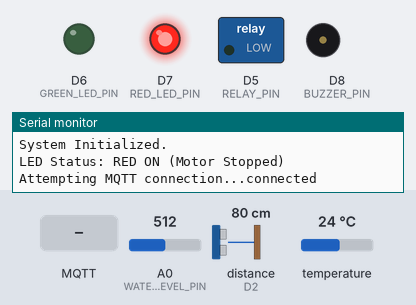
Bench run of a sketch on a simulated ESP8266 (NodeMCU). Shown: switched loads named in the sketch (green lamp = pin HIGH), output pins drawn as LEDs (lit = HIGH), buzzer (waves = sounding), the last lines printed to the serial monitor. Wiring (inferred from the names in the program): ultrasonic range finder: trigger D1; echo D2. The inputs (shaded band) are chosen by the test bench; at power-on: distance to the obstacle (sensor on D2) 80 cm, A0 (WATER_LEVEL_PIN) = 512, temperature 24 °C. The echo pulse lasts 58.3 µs per cm; WiFi joins after 1.5 s; servers stay silent unless stated; random numbers use the default seed unless the sketch sets one; EEPROM starts erased; no MQTT or app messages arrive unless stated; pins used as bus, display or sensor lines are not drawn.

Above: at 2.7 s.
2.8 s: distance to the obstacle (sensor on D2) set to 12 cm
6.4 s: distance to the obstacle (sensor on D2) set to 9 cm
9.9 s: MQTT message "STOP" arrives on the first subscribed topic
At 11.2 s:
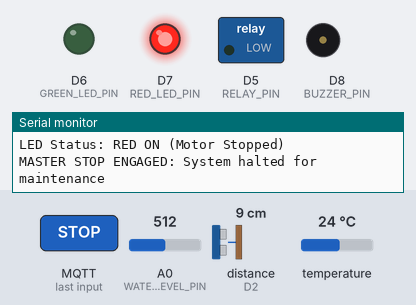
11.5 s: MQTT message "PUMP_ON" arrives on the first subscribed topic
At 12.7 s:
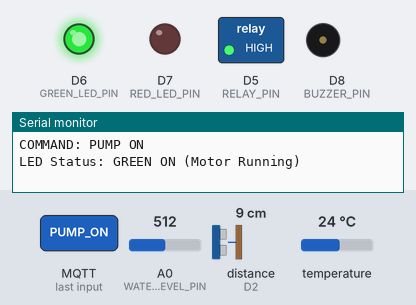
15.0 s: MQTT message "PUMP_OFF" arrives on the first subscribed topic
At 16.0 s:
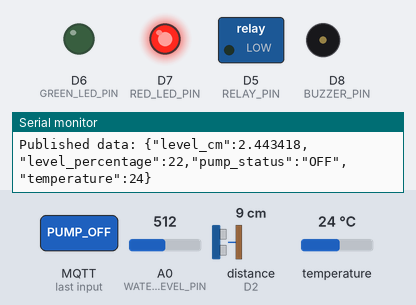
Timing chart, 0 to 18.0 s (numbered marks = the images above; inputs shaded):
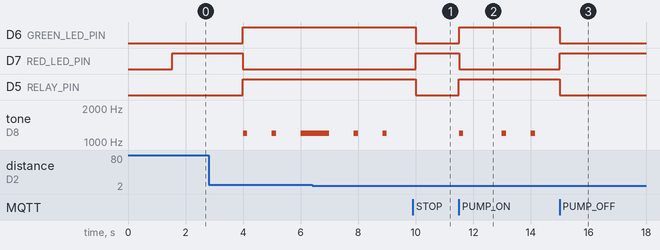

The sketch:

tank_latest_after_temp_ino.ino
```cpp
/*
 * -----------------------------------------------------------------------------
 * Intelligent Water Level Controller with MQTT Communication - FINAL VERSION
 * This version includes a master STOP command for maintenance and improved buzzer logic.
 * -----------------------------------------------------------------------------
 */
#include <ESP8266WiFi.h>
#include <PubSubClient.h>
#include <ArduinoJson.h>
#include <EEPROM.h>
// --- NEW: Libraries for the temperature sensor ---
#include <OneWire.h>
#include <DallasTemperature.h>

// --- WI-FI CREDENTIALS ---
const char* ssid = "DNS";
const char* password = "@LIONASHISH@";

// --- MQTT BROKER DETAILS ---
const char* mqtt_server = "broker.hivemq.com";
const int mqtt_port = 1883;

// --- MQTT TOPICS ---
const char* data_topic = "iot-projects/water-tank-123/data";
const char* command_topic = "iot-projects/water-tank-123/command";
const char* config_topic = "iot-projects/water-tank-123/config";

// --- WIFI & MQTT CLIENTS ---
WiFiClient espClient;
PubSubClient client(espClient);

// --- MACHINE LEARNING MODEL COEFFICIENTS ---
const float w1 = 0.002772;
const float w2 = -0.901014;
const float bias = 9.136660;

// --- HARDWARE PIN DEFINITIONS ---
const int ULTRASONIC_TRIG_PIN = D1;
const int ULTRASONIC_ECHO_PIN = D2;
const int WATER_LEVEL_PIN = A0;
const int RELAY_PIN = D5;
const int BUZZER_PIN = D8;
// --- LED Pins ---
const int GREEN_LED_PIN = D6;   // Green LED for motor ON
const int RED_LED_PIN = D7;     // Red LED for motor OFF

// --- NEW: Define the pin for the DS18B20 temperature sensor ---
const int ONEWIRE_BUS_PIN = D3;

// --- NEW: Setup a oneWire instance and pass it to Dallas Temperature sensor ---
OneWire oneWire(ONEWIRE_BUS_PIN);
DallasTemperature sensors(&oneWire);

// --- SYSTEM SETTINGS ---
const int NUM_READINGS = 20;
const float TANK_MAX_HEIGHT_CM = 9.5;
float PUMP_ON_THRESHOLD_CM;
float PUMP_OFF_THRESHOLD_CM;

// --- STATE TRACKING ---
bool isPumpOn = false;
unsigned long lastMsg = 0;

// --- Sweet alarm state tracking ---
unsigned long previousBeepMillis = 0;
const long beepOnDuration = 150; // ms
const long beepOffDuration = 850; // ms
bool isBuzzerOnState = false; // To track if the buzzer is currently sounding in the beep cycle

// --- A flag to track if the system is manually stopped ---
bool manualStopEngaged = false;
bool isAutoMode = true; // Let's assume auto mode is default

// --- EEPROM address locations ---
#define EEPROM_MAGIC_KEY 0xAB
#define EEPROM_ADDR_MAGIC 0
#define EEPROM_ADDR_ON_THRESH 1
#define EEPROM_ADDR_OFF_THRESH 5

// --- Function Declarations ---
void saveThresholdsToEEPROM();
void loadThresholdsFromEEPROM();
void setup_wifi();
void callback(char* topic, byte* payload, unsigned int length);
void reconnect();
void controlPump(bool turnOn);
void updateLEDs(); // Function to update LED status

void saveThresholdsToEEPROM() {
  EEPROM.write(EEPROM_ADDR_MAGIC, EEPROM_MAGIC_KEY);
  EEPROM.put(EEPROM_ADDR_ON_THRESH, PUMP_ON_THRESHOLD_CM);
  EEPROM.put(EEPROM_ADDR_OFF_THRESH, PUMP_OFF_THRESHOLD_CM);
  if (EEPROM.commit()) {
    Serial.println("Thresholds successfully saved to EEPROM.");
  } else {
    Serial.println("ERROR: Failed to save thresholds to EEPROM.");
  }
}

void loadThresholdsFromEEPROM() {
  if (EEPROM.read(EEPROM_ADDR_MAGIC) == EEPROM_MAGIC_KEY) {
    EEPROM.get(EEPROM_ADDR_ON_THRESH, PUMP_ON_THRESHOLD_CM);
    EEPROM.get(EEPROM_ADDR_OFF_THRESH, PUMP_OFF_THRESHOLD_CM);
    Serial.println("Loaded thresholds from EEPROM.");
  } else {
    Serial.println("EEPROM is empty. Using and saving default thresholds.");
    PUMP_ON_THRESHOLD_CM = 1.5;
    PUMP_OFF_THRESHOLD_CM = 7.0;
    saveThresholdsToEEPROM();
  }
  Serial.print("Current Pump ON threshold (cm): "); Serial.println(PUMP_ON_THRESHOLD_CM);
  Serial.print("Current Pump OFF threshold (cm): "); Serial.println(PUMP_OFF_THRESHOLD_CM);
}

void setup() {
  Serial.begin(115200);

  // Initialize pins
  pinMode(ULTRASONIC_TRIG_PIN, OUTPUT);
  pinMode(ULTRASONIC_ECHO_PIN, INPUT);
  pinMode(RELAY_PIN, OUTPUT);
  pinMode(BUZZER_PIN, OUTPUT);
  // Initialize LED pins
  pinMode(GREEN_LED_PIN, OUTPUT);
  pinMode(RED_LED_PIN, OUTPUT);

  // Set initial states
  digitalWrite(RELAY_PIN, LOW);
  digitalWrite(BUZZER_PIN, LOW);
  // Initialize LEDs (both OFF initially)
  digitalWrite(GREEN_LED_PIN, LOW);
  digitalWrite(RED_LED_PIN, LOW);

  // --- NEW: Start the temperature sensor ---
  sensors.begin();

  EEPROM.begin(512);
  loadThresholdsFromEEPROM();

  setup_wifi();
  client.setServer(mqtt_server, mqtt_port);
  client.setCallback(callback);

  Serial.println("System Initialized.");

  // Update LEDs to show initial state
  updateLEDs();
}

void loop() {
  if (!client.connected()) {
    reconnect();
  }
  client.loop();

  // --- Handle the alarm beeping pattern ---
  unsigned long currentMillis = millis();
  if (isPumpOn) {
      if (isBuzzerOnState) { // If the buzzer is currently ON
          if (currentMillis - previousBeepMillis >= beepOnDuration) {
              previousBeepMillis = currentMillis;
              isBuzzerOnState = false;
              noTone(BUZZER_PIN); // Turn it OFF
          }
      } else { // If the buzzer is currently OFF
          if (currentMillis - previousBeepMillis >= beepOffDuration) {
              previousBeepMillis = currentMillis;
              isBuzzerOnState = true;
              tone(BUZZER_PIN, 1200); // Turn it ON with a "sweeter" tone
          }
      }
  }

  unsigned long now = millis();
  if (now - lastMsg > 3000) {
    lastMsg = now;

    // Sensor reading logic
    long totalWaterRawValue = 0;
    float totalDistanceCm = 0;
    int validReadings = 0;
    for (int i = 0; i < NUM_READINGS; i++) {
      totalWaterRawValue += analogRead(WATER_LEVEL_PIN);
      digitalWrite(ULTRASONIC_TRIG_PIN, LOW);
      delayMicroseconds(2);
      digitalWrite(ULTRASONIC_TRIG_PIN, HIGH);
      delayMicroseconds(10);
      digitalWrite(ULTRASONIC_TRIG_PIN, LOW);
      long duration = pulseIn(ULTRASONIC_ECHO_PIN, HIGH, 50000);
      if (duration > 0) {
        totalDistanceCm += (duration * 0.0343) / 2.0;
        validReadings++;
      }
      delay(10);
    }
    if (validReadings == 0) return;
    int cap_raw = totalWaterRawValue / NUM_READINGS;
    float ultra_cm = totalDistanceCm / validReadings;
    float predicted_level_cm = constrain((w1 * cap_raw) + (w2 * ultra_cm) + bias, 0.0, 10.0);
    int level_percentage = map(predicted_level_cm, 0, TANK_MAX_HEIGHT_CM, 0, 100);
    level_percentage = constrain(level_percentage, 0, 100);

    // --- NEW: Read the temperature ---
    sensors.requestTemperatures();
    float temperatureC = sensors.getTempCByIndex(0);
    if(temperatureC == DEVICE_DISCONNECTED_C) {
        Serial.println("Error: Could not read temperature data");
        temperatureC = -1.0; // Send an invalid value if sensor fails
    }

    // --- Automatic pump control logic ---
    // Only run the automatic logic if auto mode is on AND the system is not manually stopped.
    if (isAutoMode && !manualStopEngaged) {
      if (!isPumpOn && predicted_level_cm <= PUMP_ON_THRESHOLD_CM) {
        controlPump(true);
      } else if (isPumpOn && predicted_level_cm >= PUMP_OFF_THRESHOLD_CM) {
        controlPump(false);
      }
    }

    // Publishing data logic
    StaticJsonDocument<256> doc; // Increased size slightly for new data
    doc["level_cm"] = predicted_level_cm;
    doc["level_percentage"] = level_percentage;
    doc["pump_status"] = isPumpOn ? "ON" : "OFF";
    doc["temperature"] = temperatureC; // Add the new value

    char buffer[256];
    serializeJson(doc, buffer);
    client.publish(data_topic, buffer);
    Serial.print("Published data: "); Serial.println(buffer);
  }
}

/**
 * @brief Controls the pump and the alarm buzzer.
 * @param turnOn True to turn the pump and alarm ON, false to turn them OFF.
 */
void controlPump(bool turnOn) {
  if (turnOn && !isPumpOn) {
    isPumpOn = true;
    digitalWrite(RELAY_PIN, HIGH);
    // Buzzer logic is now handled in the main loop to create a beeping pattern.
    Serial.println("COMMAND: PUMP ON");
  } else if (!turnOn && isPumpOn) {
    isPumpOn = false;
    digitalWrite(RELAY_PIN, LOW);
    // Stop the alarm tone immediately and reset the beeping state.
    noTone(BUZZER_PIN);
    isBuzzerOnState = false;
    Serial.println("COMMAND: PUMP OFF");
  }

  // Update LEDs whenever pump state changes
  updateLEDs();
}

/**
 * @brief Updates the LED indicators based on pump status
 * Green LED ON when motor is ON, Red LED ON when motor is OFF
 */
void updateLEDs() {
  if (isPumpOn) {
    digitalWrite(GREEN_LED_PIN, HIGH);  // Green LED ON
    digitalWrite(RED_LED_PIN, LOW);     // Red LED OFF
    Serial.println("LED Status: GREEN ON (Motor Running)");
  } else {
    digitalWrite(GREEN_LED_PIN, LOW);   // Green LED OFF
    digitalWrite(RED_LED_PIN, HIGH);    // Red LED ON
    Serial.println("LED Status: RED ON (Motor Stopped)");
  }
}

void setup_wifi() {
  delay(10);
  Serial.println();
  Serial.print("Connecting to ");
  Serial.println(ssid);
  WiFi.begin(ssid, password);
  while (WiFi.status() != WL_CONNECTED) {
    delay(500);
    Serial.print(".");
  }
  Serial.println("\nWiFi connected");
  Serial.print("IP address: ");
  Serial.println(WiFi.localIP());
}

// --- Callback now handles the STOP and AUTO commands ---
void callback(char* topic, byte* payload, unsigned int length) {
  String message;
  for (int i = 0; i < length; i++) { message += (char)payload[i]; }
  Serial.print("Message arrived ["); Serial.print(topic); Serial.print("] "); Serial.println(message);

  if (strcmp(topic, command_topic) == 0) {
    // Handle STOP command first as it's a master override
    if (message == "STOP") {
      manualStopEngaged = true; // Engage the stop flag
      isAutoMode = false;
      controlPump(false); // Immediately turn the pump off
      Serial.println("MASTER STOP ENGAGED: System halted for maintenance");
    }
    // All other commands will disengage the manual stop
    else if (message == "PUMP_ON") {
      manualStopEngaged = false; // Disengage stop
      isAutoMode = false;        // Switch to manual mode
      controlPump(true);
    } else if (message == "PUMP_OFF") {
      manualStopEngaged = false; // Disengage stop
      isAutoMode = false;        // Switch to manual mode
      controlPump(false);
    } else if (message == "PUMP_AUTO") {
      manualStopEngaged = false; // Disengage stop
      isAutoMode = true;         // Switch to auto mode
      Serial.println("Auto mode enabled.");
    }
  }
  else if (strcmp(topic, config_topic) == 0) {
    // This logic remains the same
    StaticJsonDocument<200> doc;
    DeserializationError error = deserializeJson(doc, payload, length);
    if (error) {
      Serial.print(F("deserializeJson() failed: "));
      Serial.println(error.c_str());
      return;
    }
    int min_level_percent = doc["min_level"];
    int max_level_percent = doc["max_level"];
    PUMP_ON_THRESHOLD_CM = (min_level_percent / 100.0) * TANK_MAX_HEIGHT_CM;
    PUMP_OFF_THRESHOLD_CM = (max_level_percent / 100.0) * TANK_MAX_HEIGHT_CM;
    saveThresholdsToEEPROM();
    Serial.println("--- New Configuration Received ---");
    Serial.print("New ON threshold (cm): "); Serial.println(PUMP_ON_THRESHOLD_CM);
    Serial.print("New OFF threshold (cm): "); Serial.println(PUMP_OFF_THRESHOLD_CM);
    Serial.println("------------------------------------");
  }
}

void reconnect() {
  while (!client.connected()) {
    Serial.print("Attempting MQTT connection...");
    String clientId = "ESP8266_WaterTank-";
    clientId += String(random(0xffff), HEX);
    if (client.connect(clientId.c_str())) {
      Serial.println("connected");
      client.subscribe(command_topic);
      client.subscribe(config_topic);
    } else {
      Serial.print("failed, rc=");
      Serial.print(client.state());
      Serial.println(" try again in 5 seconds");
      delay(5000);
    }
  }
}
```

Measured:
- after the input at 9.9 s, D6 (GREEN_LED_PIN), D5 (RELAY_PIN): HIGH → LOW after 0.10 s; D7 (RED_LED_PIN): LOW → HIGH after 0.10 s
- after the input at 11.5 s, D6 (GREEN_LED_PIN), D5 (RELAY_PIN): LOW → HIGH at once; D7 (RED_LED_PIN): HIGH → LOW at once; tone on D8 (BUZZER_PIN): goes 1200 Hz 0.15 s, silent 1.3 s, 1200 Hz 0.15 s, silent 0.85 s, 1200 Hz 0.15 s, then silent, starting at once
- after the input at 15.0 s, D6 (GREEN_LED_PIN), D5 (RELAY_PIN): HIGH → LOW at once; D7 (RED_LED_PIN): LOW → HIGH at once
- by itself, tone on D8 (BUZZER_PIN): alternates 1200 Hz for 0.15 s and silent for 0.85 s
